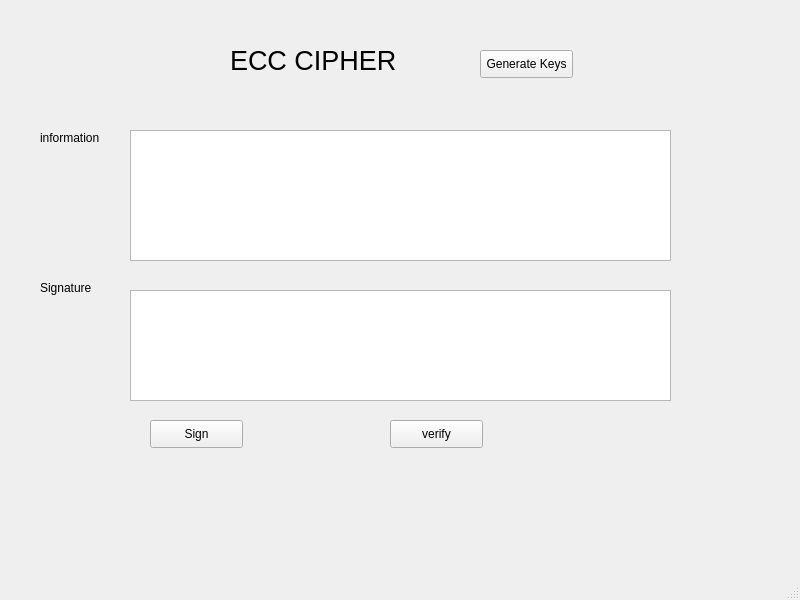
<?xml version="1.0" encoding="UTF-8"?>
<ui version="4.0">
 <class>MainWindow</class>
 <widget class="QMainWindow" name="MainWindow">
  <property name="geometry">
   <rect>
    <x>0</x>
    <y>0</y>
    <width>800</width>
    <height>600</height>
   </rect>
  </property>
  <property name="windowTitle">
   <string>MainWindow</string>
  </property>
  <widget class="QWidget" name="centralwidget">
   <widget class="QLabel" name="label">
    <property name="geometry">
     <rect>
      <x>230</x>
      <y>30</y>
      <width>281</width>
      <height>61</height>
     </rect>
    </property>
    <property name="font">
     <font>
      <pointsize>20</pointsize>
     </font>
    </property>
    <property name="text">
     <string>ECC CIPHER</string>
    </property>
   </widget>
   <widget class="QPushButton" name="pushButton">
    <property name="geometry">
     <rect>
      <x>480</x>
      <y>50</y>
      <width>93</width>
      <height>28</height>
     </rect>
    </property>
    <property name="text">
     <string>Generate Keys</string>
    </property>
   </widget>
   <widget class="QLabel" name="label_2">
    <property name="geometry">
     <rect>
      <x>40</x>
      <y>130</y>
      <width>121</width>
      <height>16</height>
     </rect>
    </property>
    <property name="text">
     <string>information</string>
    </property>
   </widget>
   <widget class="QLabel" name="label_3">
    <property name="geometry">
     <rect>
      <x>40</x>
      <y>280</y>
      <width>55</width>
      <height>16</height>
     </rect>
    </property>
    <property name="text">
     <string>Signature</string>
    </property>
   </widget>
   <widget class="QPushButton" name="pushButton_2">
    <property name="geometry">
     <rect>
      <x>150</x>
      <y>420</y>
      <width>93</width>
      <height>28</height>
     </rect>
    </property>
    <property name="text">
     <string>Sign</string>
    </property>
   </widget>
   <widget class="QPushButton" name="pushButton_3">
    <property name="geometry">
     <rect>
      <x>390</x>
      <y>420</y>
      <width>93</width>
      <height>28</height>
     </rect>
    </property>
    <property name="text">
     <string>verify</string>
    </property>
   </widget>
   <widget class="QPlainTextEdit" name="plainTextEdit">
    <property name="geometry">
     <rect>
      <x>130</x>
      <y>130</y>
      <width>541</width>
      <height>131</height>
     </rect>
    </property>
   </widget>
   <widget class="QPlainTextEdit" name="plainTextEdit_2">
    <property name="geometry">
     <rect>
      <x>130</x>
      <y>290</y>
      <width>541</width>
      <height>111</height>
     </rect>
    </property>
   </widget>
  </widget>
  <widget class="QMenuBar" name="menubar">
   <property name="geometry">
    <rect>
     <x>0</x>
     <y>0</y>
     <width>800</width>
     <height>26</height>
    </rect>
   </property>
  </widget>
  <widget class="QStatusBar" name="statusbar"/>
 </widget>
 <resources/>
 <connections/>
</ui>
